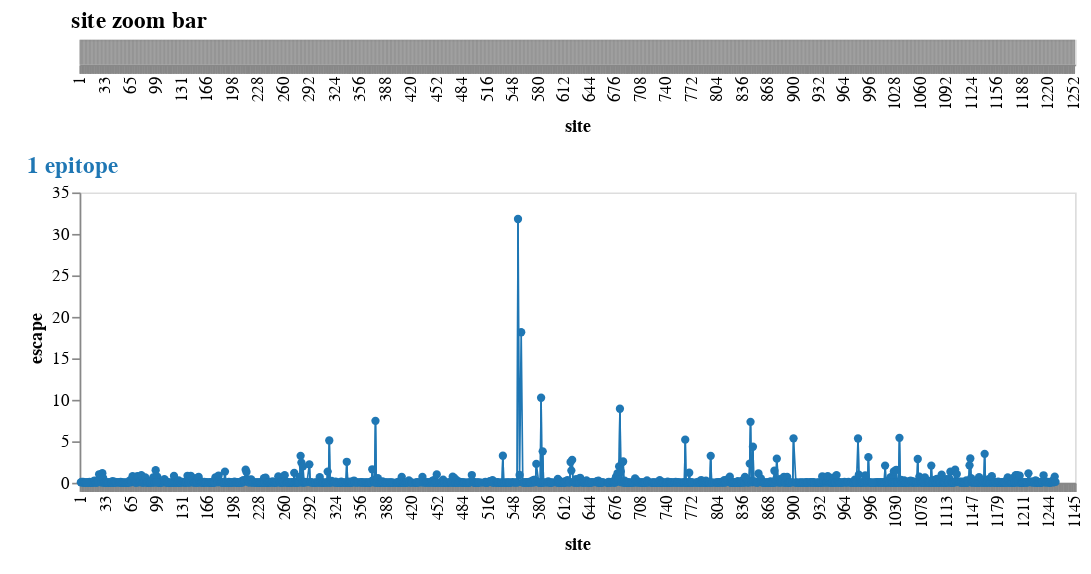

Notebook code cell kept with this figure:
### Markdown cell above
### Plotting the escape values

Now, I'll plot the results of the fit model using `Altair`. These are the example plots that I'll connect to the protein strucutre.

### Code cell
example_chart = model.mut_escape_lineplot(min_times_seen=times_seen, height=175, width=600, zoom_bar_width=600)
example_chart

### Figure 1 — Vega-Lite specification as saved in the notebook (floating-point values rounded to 4 significant figures; data arrays with more than 128 entries replaced by an {"elided": "..."} marker saying what was removed)
{"config": {"view": {"continuousWidth": 400, "continuousHeight": 300}, "axis": {"grid": false, "labelOverlap": "parity"}, "padding": {"left": 15, "top": 5, "right": 5, "bottom": 12}, "title": {"anchor": "start", "fontSize": 14}}, "vconcat": [{"data": {"name": "data-1c29da26f43964d3051d5c8154e0e6ea"}, "mark": {"type": "rect", "color": "gray"}, "encoding": {"x": {"field": "site", "sort": {"elided": "1002 str values"}, "type": "ordinal"}}, "height": 15, "params": [{"name": "parameter002", "select": {"type": "interval", "encodings": ["x"], "mark": {"stroke": "black", "strokeWidth": 2}}}], "title": "site zoom bar", "width": 600}, {"vconcat": [{"layer": [{"mark": {"type": "line", "color": "#1f77b4", "size": 1}, "encoding": {"opacity": {"condition": {"value": 1, "param": "parameter001"}, "value": 0}, "tooltip": [{"field": "site", "type": "ordinal"}, {"field": "wildtype", "type": "nominal"}, {"field": "1", "format": ".2f", "type": "quantitative"}, {"field": "n mutations", "type": "quantitative"}], "x": {"axis": {}, "field": "site", "sort": {"elided": "1002 str values"}, "title": "site", "type": "ordinal"}, "y": {"field": "1", "title": "escape", "type": "quantitative"}}, "params": [{"name": "escape", "select": {"type": "point", "fields": ["metric"]}, "bind": {"input": "select", "options": ["mean", "total positive", "max", "min", "total negative"]}, "value": [{"metric": "total positive"}]}], "transform": [{"calculate": "true", "as": "show_line"}, {"filter": "isValid(datum['1'])"}]}, {"mark": {"type": "line", "color": "#1f77b4", "size": 1}, "encoding": {"opacity": {"condition": {"value": 1, "param": "parameter001"}, "value": 0}, "tooltip": [{"field": "site", "type": "ordinal"}, {"field": "wildtype", "type": "nominal"}, {"field": "1", "format": ".2f", "type": "quantitative"}, {"field": "n mutations", "type": "quantitative"}], "x": {"axis": {}, "field": "site", "sort": {"elided": "1002 str values"}, "title": "site", "type": "ordinal"}, "y": {"field": "1", "title": "escape", "type": "quantitative"}}, "transform": [{"calculate": "true", "as": "show_line"}]}, {"mark": {"type": "circle", "color": "#1f77b4", "opacity": 1}, "encoding": {"size": {"condition": {"value": 75, "param": "parameter003", "empty": false}, "value": 25}, "stroke": {"condition": {"value": "black", "param": "parameter003", "empty": false}, "value": null}, "tooltip": [{"field": "site", "type": "ordinal"}, {"field": "wildtype", "type": "nominal"}, {"field": "1", "format": ".2f", "type": "quantitative"}, {"field": "n mutations", "type": "quantitative"}], "x": {"axis": {}, "field": "site", "sort": {"elided": "1002 str values"}, "title": "site", "type": "ordinal"}, "y": {"field": "1", "title": "escape", "type": "quantitative"}}, "params": [{"name": "parameter004", "select": {"type": "point", "fields": ["percent_max_cutoff"]}, "bind": {"input": "range", "max": 100, "min": 0, "name": "percent_max_cutoff"}, "value": [{"percent_max_cutoff": 0}]}, {"name": "parameter003", "select": {"type": "point", "fields": ["site"], "on": "mouseover"}}, {"name": "parameter001", "select": {"type": "point", "fields": ["show_line"]}, "bind": {"input": "select", "options": [true, false], "name": "show_line"}, "value": [{"show_line": true}]}], "transform": [{"calculate": "true", "as": "show_line"}]}], "height": 175, "title": {"text": "1 epitope", "color": "#1f77b4"}, "transform": [{"filter": {"param": "escape"}}, {"filter": {"param": "parameter002"}}, {"filter": "(datum.percent_max >= parameter004.percent_max_cutoff)"}], "width": 600}], "data": {"name": "data-8fdaf5df2d04eb7e9f3064b38e91ace4"}, "resolve": {"scale": {"y": "shared"}}, "spacing": 10}], "spacing": 10, "$schema": "https://vega.github.io/schema/vega-lite/v5.2.0.json", "datasets": {"data-1c29da26f43964d3051d5c8154e0e6ea": {"elided": "1250 records"}, "data-8fdaf5df2d04eb7e9f3064b38e91ace4": {"elided": "6250 records"}}}
